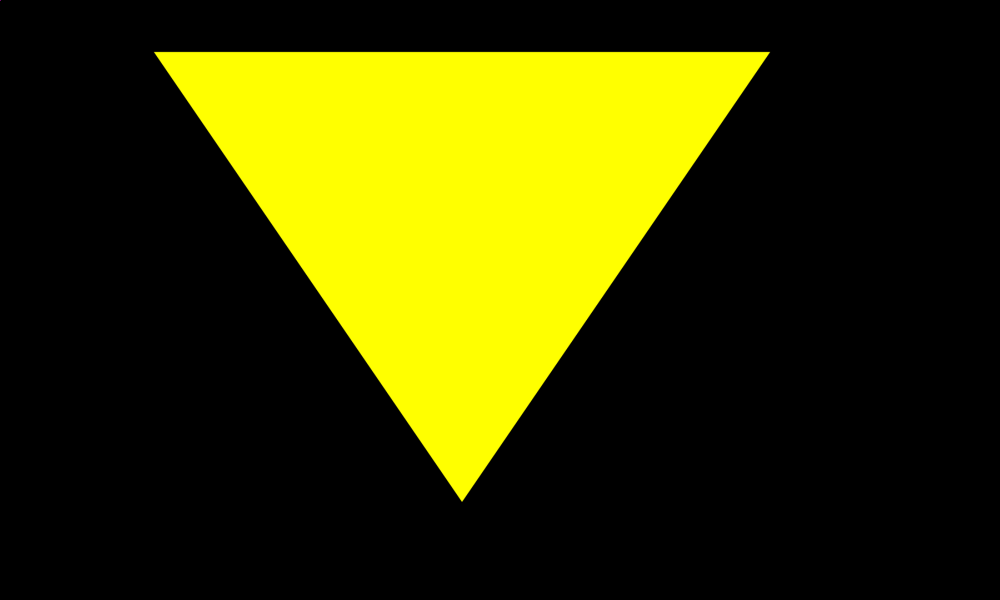
#> input picture William_sitt_lekerom/1Triangle.png, 1000 x 600 px
$ python Les_kontur_xy.py
#> lines starting #> are read from the running program, lines starting #| are printed output that depends on the picture; after the words box and inside, x2 and y2 are one past the last pixel; in counts of white or black regions, pixels touching at a corner belong together
import numpy as np
import cv2
image = "1Triangle.png"

# Reading image
font = cv2.FONT_HERSHEY_COMPLEX
img2 = cv2.imread(image, cv2.IMREAD_COLOR)
#> img2 is the input picture: shape (600, 1000, 3); mean B, G, R 0, 58.9, 58.9

# Reading same image in another
# variable and converting to gray scale.
img = cv2.imread(image, cv2.IMREAD_GRAYSCALE)
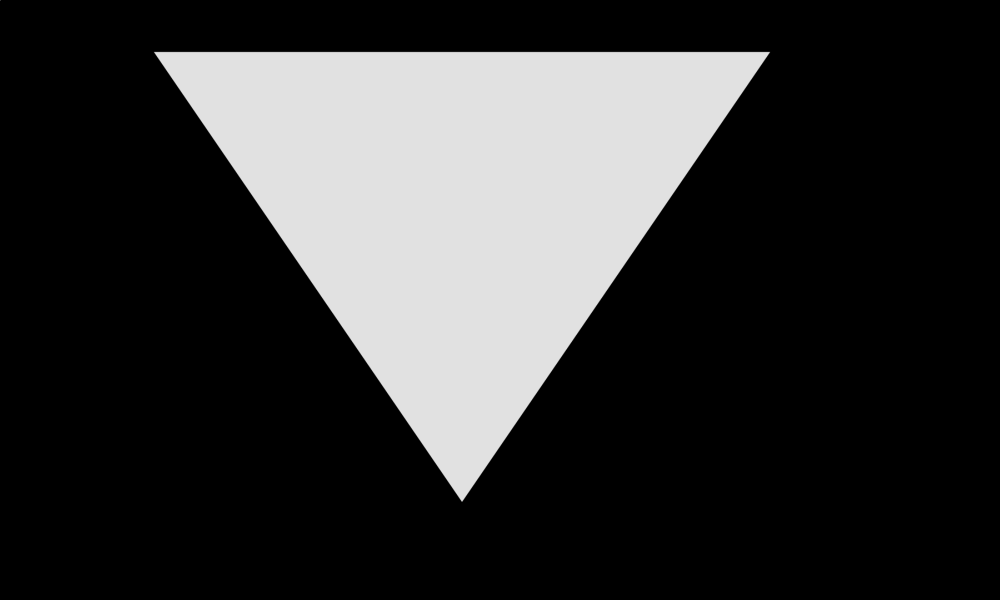
#> img: shape (600, 1000); min 0, max 225, mean 52

# Converting image to a binary image
# ( black and white only image).
_, threshold = cv2.threshold(img, 17, 255, cv2.THRESH_BINARY)
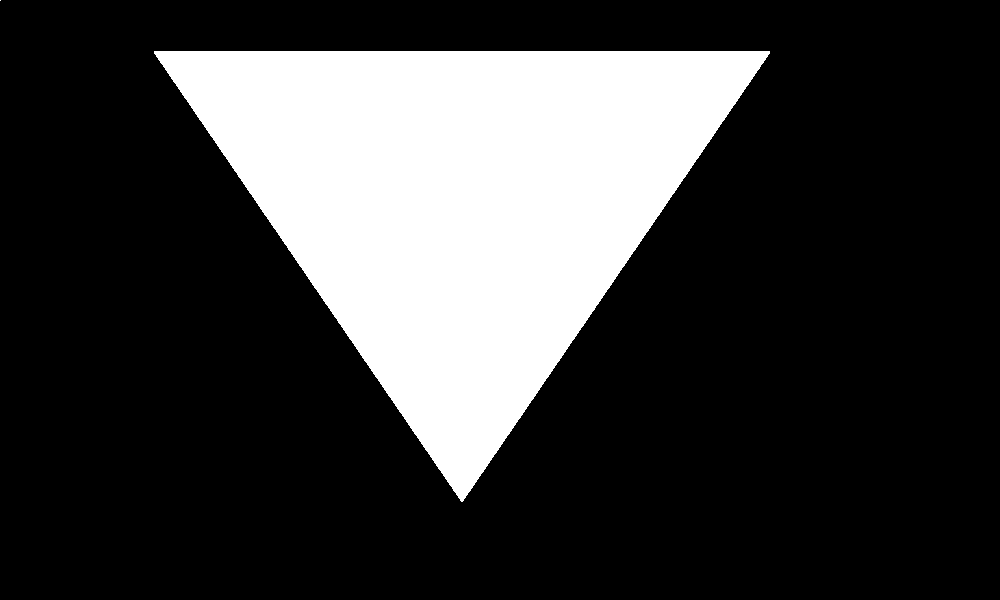
#> threshold: shape (600, 1000); 23.3% white; 2 white regions (1 under 20 px)

# Detecting contours in image.
contours, _= cv2.findContours(threshold, cv2.RETR_TREE,
                            cv2.CHAIN_APPROX_SIMPLE)
#> contours = 2 contours, 1 with area under 20; largest, box (x1, y1, x2, y2) and area: (154, 51, 770, 502) 139070

# Going through every contours found in the image.
for cnt in contours :

    approx = cv2.approxPolyDP(cnt, 0.009 * cv2.arcLength(cnt, True), True)

    # draws boundary of contours.
    cv2.drawContours(img2, [approx], 0, (0, 0, 255), 5)

    # Used to flatted the array containing
    # the co-ordinates of the vertices.
    n = approx.ravel()
    i = 0

    for j in n :
        if(i % 2 == 0):
            x = n[i]
            y = n[i + 1]

            # String containing the co-ordinates.
            stringpos = str(x) + " " + str(y)

            if i == 0:
                # text on topmost co-ordinate.
                cv2.putText(img2, stringpos, (x, y),
                                font, 1, (0, 255, 0))
            else:
                # text on remaining co-ordinates.
                cv2.putText(img2, stringpos, (x, y),
                        font, 1, (0, 255, 0))
        i = i + 1
#> this loop made 2 passes
#> n on passes 1 to 2: [154, 51, 461, 501, 769, 53], [0, 0]
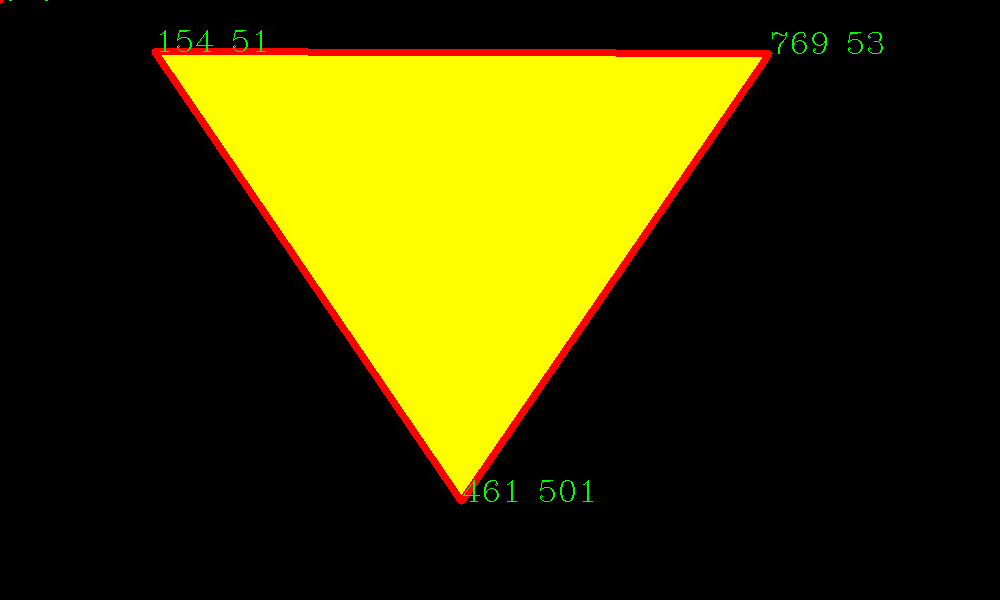
#> img2: shape (600, 1000, 3); 2.19% of pixels changed, all inside (x1, y1, x2, y2) = (0, 0, 883, 505)
# Showing the final image.
cv2.imshow('image2', img2)

# Exiting the window if 'q' is pressed on the    keyboard.
if cv2.waitKey(0) & 0xFF == ord('q'):
#> (key q is pressed here)
    cv2.destroyAllWindows()
